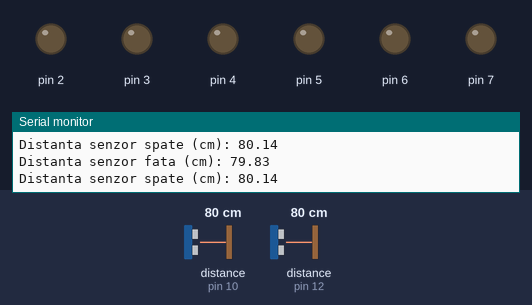
Bench run of a sketch on a simulated Arduino Uno, built with avr-gcc and run on an emulated ATmega328P. Shown: output pins drawn as LEDs (lit = HIGH), the last lines printed to the serial monitor. Wiring (inferred from the names in the program): 2 × ultrasonic range finder: trigger pin 9, echo pin 12 / trigger pin 11, echo pin 10. The test bench sets the inputs (shaded band); at power-on: distance to the obstacle (sensors on pin 10, pin 12) 80 cm. The echo pulse lasts 58.3 µs per cm; pins used as bus, display or sensor lines are not drawn.

Above: at 1.0 s.
1.1 s: distance to the obstacle (sensor on pin 10) set to 2 cm
At 2.5 s:
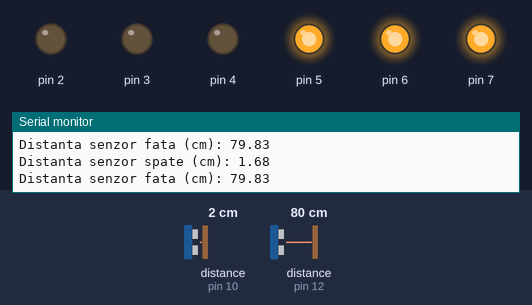
2.8 s: distance to the obstacle (sensor on pin 12) set to 2 cm
At 3.5 s:
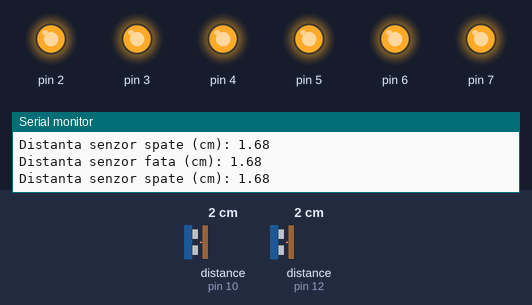
4.5 s: distance to the obstacle (sensor on pin 10) set to 18 cm
At 5.4 s:
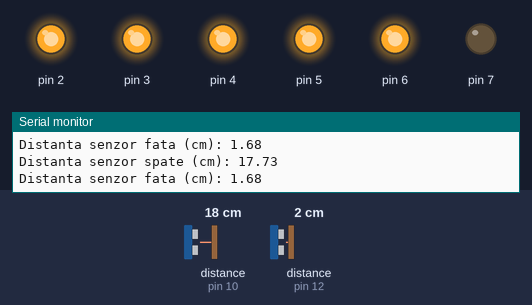
6.1 s: distance to the obstacle (sensor on pin 12) set to 9 cm
9.1 s: distance to the obstacle (sensor on pin 12) set to 12 cm
At 9.6 s:
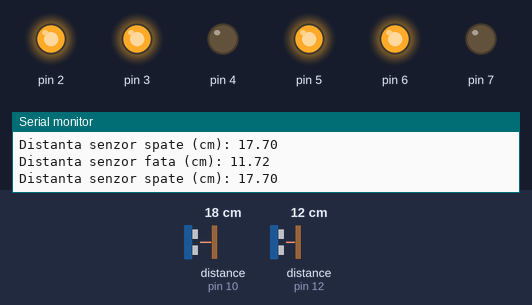
10.8 s: distance to the obstacle (sensor on pin 10) set to 4 cm
At 11.5 s:
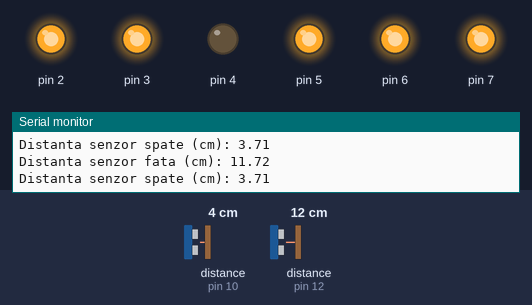
Timing chart, 0 to 13.4 s (numbered marks = the images above; inputs shaded):
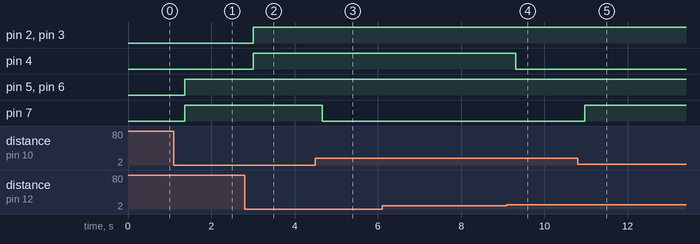

Measured:
- the behaviour switches between 10 and 11 cm on distance to the obstacle (sensor on pin 12) (found by bisection; images 3 and 4)
- after the input at 1.1 s, pin 5–7: LOW → HIGH after 0.26 s
- after the input at 2.8 s, pin 2–4: LOW → HIGH after 0.21 s
- after the input at 4.5 s, pin 7: HIGH → LOW after 0.16 s
- after the input at 9.1 s, pin 4: HIGH → LOW after 0.22 s
- after the input at 10.8 s, pin 7: LOW → HIGH after 0.17 s

The sketch:

cod_task.ino
```cpp
#include <Arduino_FreeRTOS.h>

const int trigPin1 = 9;
const int echoPin1 = 12;
const int trigPin2 = 11;
const int echoPin2 = 10;

float distance1, distance2;
unsigned long duration1, duration2;

void setup() {
  Serial.begin(9600);

  pinMode(trigPin1, OUTPUT);
  pinMode(echoPin1, INPUT);
  pinMode(trigPin2, OUTPUT);
  pinMode(echoPin2, INPUT);


  pinMode(2, OUTPUT);
  pinMode(3, OUTPUT);
  pinMode(4, OUTPUT);
  pinMode(5, OUTPUT);
  pinMode(6, OUTPUT);
  pinMode(7, OUTPUT);

  xTaskCreate(sensorTask1,  "SensorTask1",  100, NULL, 1, NULL);
  xTaskCreate(sensorTask2,  "SensorTask2",  100, NULL, 1, NULL);
  xTaskCreate(controlTask1, "ControlTask1", 100, NULL, 2, NULL);
  xTaskCreate(controlTask2, "ControlTask2", 100, NULL, 2, NULL);
  xTaskCreate(sendDataTask, "SendDataTask", 100, NULL, 2, NULL);

  vTaskStartScheduler();  // Start the FreeRTOS scheduler
}

void loop() {
  // The loop function should be empty or used for low-priority tasks.
}

static void sensorTask1(void* pvParameters) {
  while (1)
  {
    digitalWrite(trigPin1, HIGH);
    delayMicroseconds(10);
    digitalWrite(trigPin1, LOW);

    duration1 = pulseIn(echoPin1, HIGH);
    distance1 = (duration1 / 2) / 29.1;

    vTaskDelay(250 / portTICK_PERIOD_MS);
  }
}

static void sensorTask2(void* pvParameters) {
  while (1)
  {
    digitalWrite(trigPin2, HIGH);
    delayMicroseconds(10);
    digitalWrite(trigPin2, LOW);

    duration2 = pulseIn(echoPin2, HIGH);
    distance2 = (duration2 / 2) / 29.1;

    vTaskDelay(250 / portTICK_PERIOD_MS);
  }
}

static void controlTask1(void* pvParameters) {
  while (1)
  {
    if (distance1 > 25) {
      digitalWrite(4, LOW);
      digitalWrite(3, LOW);
      digitalWrite(2, LOW);
    } else if (distance1 < 25 && distance1 >= 20) {
      digitalWrite(4, LOW);
      digitalWrite(3, LOW);
      digitalWrite(2, HIGH);
    } else if (distance1 <= 20 && distance1 >= 10) {
      digitalWrite(4, LOW);
      digitalWrite(3, HIGH);
      digitalWrite(2, HIGH);
    } else if (distance1 < 10 && distance1 > 0) {
      digitalWrite(4, HIGH);
      digitalWrite(3, HIGH);
      digitalWrite(2, HIGH);
    }

    vTaskDelay(150 / portTICK_PERIOD_MS);  // Task delay of 100 milliseconds
  }
}

static void controlTask2(void* pvParameters) {
  while (1)
  {
    if (distance2 > 25) {
      digitalWrite(7, LOW);
      digitalWrite(6, LOW);
      digitalWrite(5, LOW);
    } else if (distance2 < 25 && distance2 >= 20) {
      digitalWrite(7, LOW);
      digitalWrite(6, LOW);
      digitalWrite(5, HIGH);
    } else if (distance2 <= 20 && distance2 >= 10) {
      digitalWrite(7, LOW);
      digitalWrite(6, HIGH);
      digitalWrite(5, HIGH);
    } else if (distance2 < 10 && distance2 > 0) {
      digitalWrite(7, HIGH);
      digitalWrite(6, HIGH);
      digitalWrite(5, HIGH);
    }

    vTaskDelay(150 / portTICK_PERIOD_MS);  // Task delay of 100 milliseconds
  }
}

static void sendDataTask(void* pvParameters) {
  while (1) {
    // Send distance data to HC-05 module
    Serial.print("Distanta senzor fata (cm): ");
    Serial.println(distance1);
    Serial.print("Distanta senzor spate (cm): ");
    Serial.println(distance2);

    vTaskDelay(150 / portTICK_PERIOD_MS);  // Task delay of 1 second
  }
}
```
